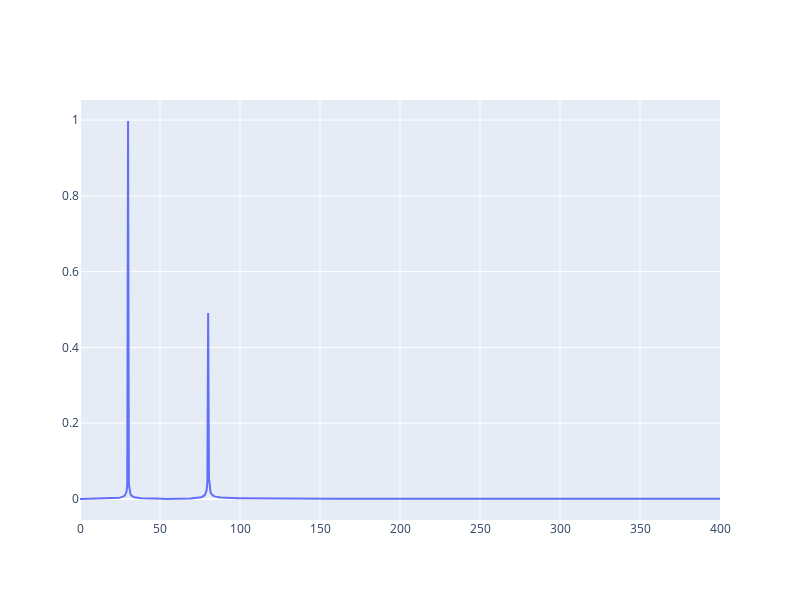

This figure's notebook cell:
### Code cell
import plotly.offline as py
from plotly.subplots import make_subplots
import plotly.graph_objs as go
import plotly.express as px


import numpy as np
import scipy.fftpack 

# Number of samplepoints 

N = 1600 

# sample spacing 

T = 1.0 / 800.0 
x = np.linspace(0.0, N*T, N) 

y = np.sin(30.0 * 2.0*np.pi*x) + 0.5*np.sin(80.0 * 2.0*np.pi*x)

yf = scipy.fftpack.fft(y) 

xf = np.linspace(0.0, 1.0/(2.0*T), int(N/2))

fig = go.Figure()

fig.add_trace(
    go.Scatter( 
            x=xf,
            y=2/N*np.abs(yf[:int(N/2)]),
            name="linear",
            line_shape='linear'
    )
)

fig.update_layout(height=600, width=800, showlegend=False)    
fig.show()

### Figure 1 — Plotly figure (JSON) as saved in the notebook; plotly's stock layout.template omitted (floating-point values rounded to 4 significant figures; data arrays with more than 128 entries replaced by an {"elided": "..."} marker saying what was removed)
{"data": [{"line": {"shape": "linear"}, "name": "linear", "type": "scatter", "x": {"elided": "800 float values"}, "y": {"elided": "800 float values"}}], "layout": {"height": 600, "showlegend": false, "width": 800}}
